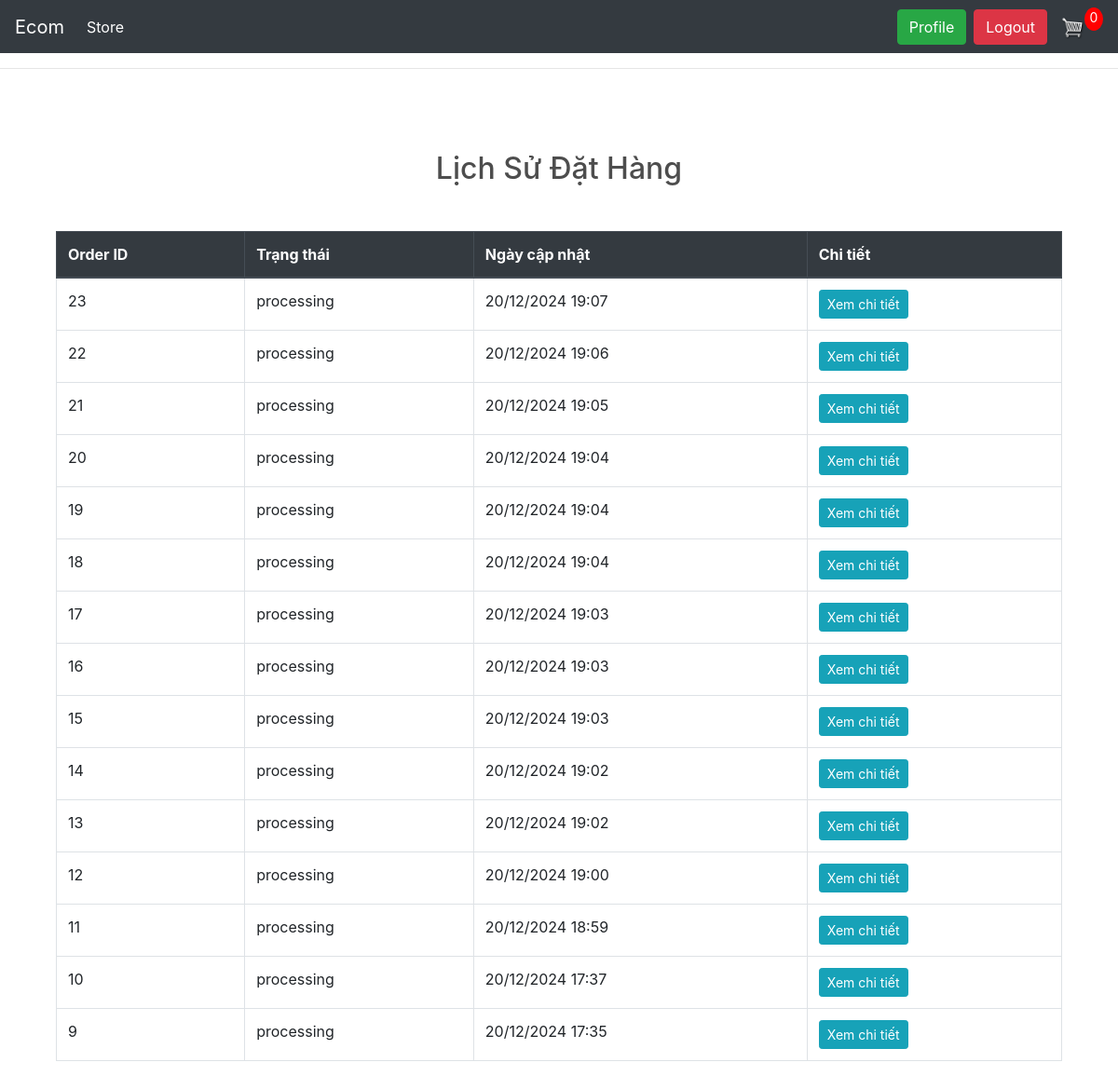
The page /orders/order-history/ (signed in) on the database as committed earlier.
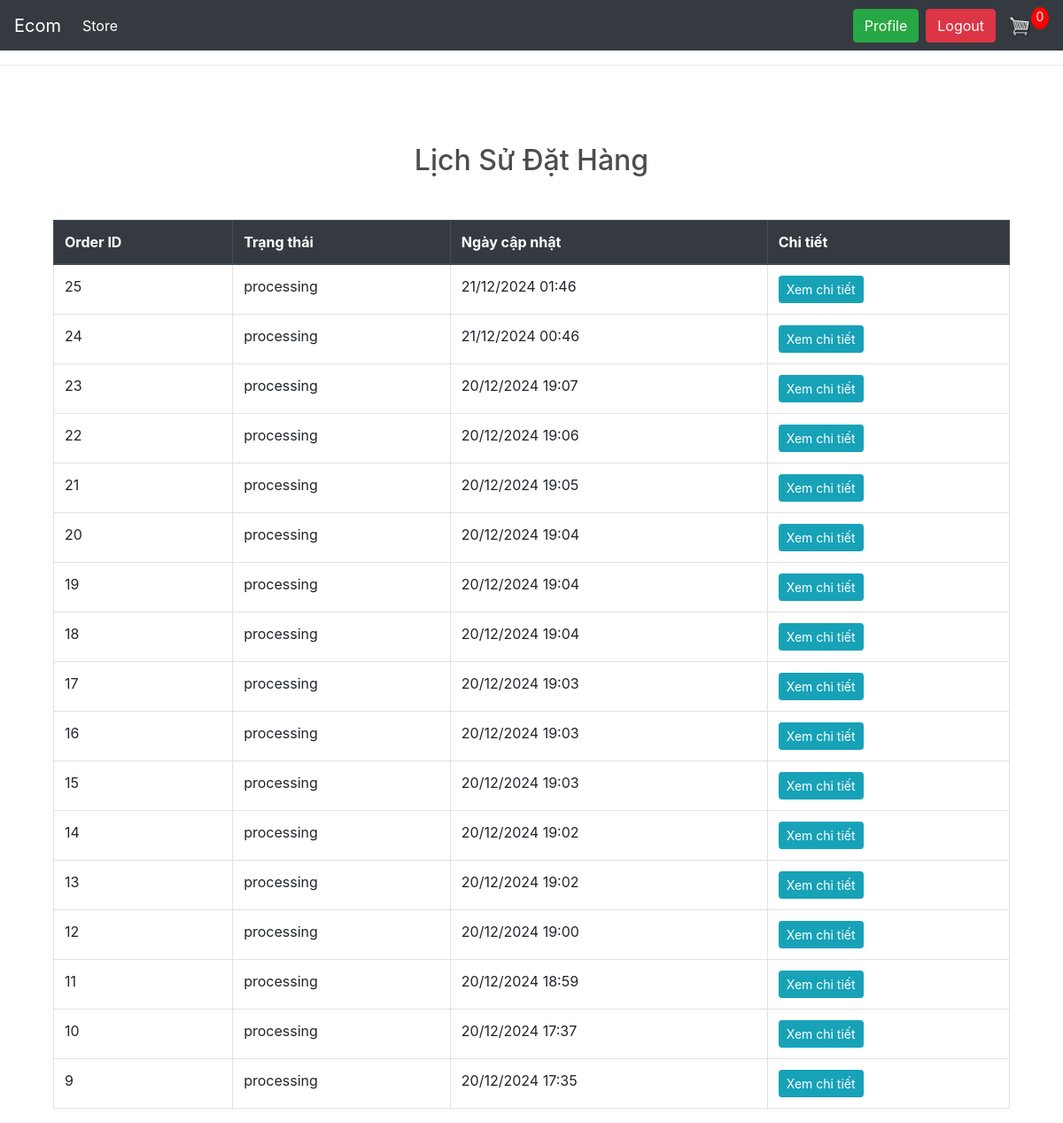
The same page on the database as committed later.
### orders/models.py (models this page shows, shortened)
class OrderHistory(models.Model):
    user = models.ForeignKey(settings.AUTH_USER_MODEL, on_delete=models.CASCADE)
    order = models.ForeignKey(Order, on_delete=models.CASCADE)
    status = models.CharField(max_length=20, choices=Order.STATUS_CHOICES)
    updated_at = models.DateTimeField(default=timezone.now)

class Order(models.Model):
    STATUS_CHOICES = [
        ('in_progress', 'In Progress'),
        ('completed', 'Completed'),
    ]
    user = models.ForeignKey(settings.AUTH_USER_MODEL, on_delete=models.CASCADE)
    cart = models.OneToOneField('cart.Cart', on_delete=models.CASCADE)
    coupon = models.ForeignKey(Coupon, on_delete=models.SET_NULL, blank=True, null=True)
    status = models.CharField(max_length=20, choices=STATUS_CHOICES, default='in_progress')
    ordered_date = models.DateTimeField(default=timezone.now)

### orders/views.py (the view)
# urls.py: path('order-history/', views.order_history, name='order-history'),
@login_required(login_url='login')
def order_history(request):
    history = OrderHistory.objects.filter(user=request.user).order_by('-updated_at')
    return render(request, 'order_history.html', {'history': history})

### templates/order_history.html (shortened to what this page needs)
{% extends "base.html" %}
{% block content %}
<div class="container">
    <h2 class="my-5 text-center">Lịch Sử Đặt Hàng</h2>
    {% if history %}
    <div class="table-responsive">
        <table class="table table-bordered">
            <thead class="thead-dark">
                <tr>
                    <th>Order ID</th>
                    <th>Trạng thái</th>
                    <th>Ngày cập nhật</th>
                    <th>Chi tiết</th>
                </tr>
            </thead>
            <tbody>
                {% for entry in history %}
                <tr>
                    <td>{{ entry.order.id }}</td>
                    <td>{{ entry.get_status_display }}</td>
                    <td>{{ entry.updated_at|date:"d/m/Y H:i" }}</td>
                    <td>
                        <a href="{% url 'order_detail' entry.order.id %}" class="btn btn-info btn-sm">Xem chi tiết</a>
                    </td>
                </tr>
                {% endfor %}
            </tbody>
        </table>
    </div>
    {% else %}
    <div class="text-center">
        <p class="text-muted">Hiện chưa có lịch sử đặt hàng.</p>
        <a href="{% url 'products' %}" class="btn btn-primary">Mua hàng ngay</a>
    </div>
    {% endif %}
</div>
{% endblock %}

Rows that differ between the two databases and show on the page:
added OrderHistory: order.id "25", status "processing", updated_at "21/12/2024 01:46"
added OrderHistory: order.id "24", status "processing", updated_at "21/12/2024 00:46"
